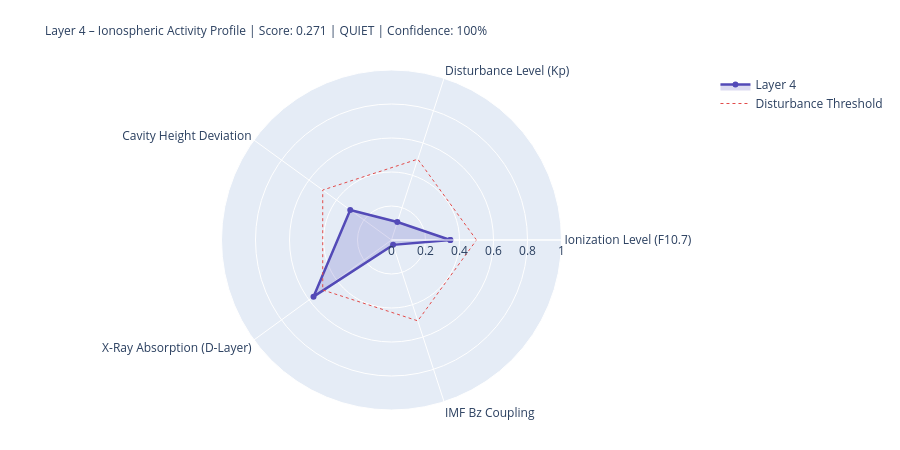

The notebook cell saved with this chart:
### Markdown cell above
---
## 4. State Assessment & Handoff to Layer 5

### Code cell
# ============================================================
# LAYER-4-SCORE
# ============================================================

COMPONENTS = {
    'Ionization Level (F10.7)':    {'score': ioniz,       'source': 'primary' if f107_now else 'from_layer0', 'dynamic': True},
    'Disturbance Level (Kp)':          {'score': disturb,     'source': 'primary' if kp_now   else 'from_layer0', 'dynamic': True},
    'Cavity Height Deviation':    {'score': h_dev,       'source': 'derived',                                'dynamic': True},
    'X-Ray Absorption (D-Layer)':{'score': xray_ioniz,  'source': 'primary' if xray_now else 'missing',     'dynamic': True},
    'IMF Bz Coupling':             {'score': bz_coupling, 'source': 'primary' if bz_now   else 'from_layer0', 'dynamic': True},
}

available    = {k: v['score'] for k, v in COMPONENTS.items() if v['score'] is not None}
unavailable  = [k for k, v in COMPONENTS.items() if v['score'] is None]
layer4_score = round(sum(available.values()) / len(available), 4) if available else None
confidence   = round(len(available) / len(COMPONENTS), 2)
level = ('unknown' if layer4_score is None
         else 'quiet'   if layer4_score < 0.3
         else 'moderate' if layer4_score < 0.6
         else 'active')
dominant_l4 = max(available, key=available.get) if available else 'none'

# Resonance delta for Schumann SR-1
sr1_ref = schumann_freq(1, 80.0)
sr1_now = schumann_freq(1, h_eff)
sr1_delta_mhz = (sr1_now - sr1_ref) * 1000

# Propagation conditions
prop_cond = ('disturbed'   if kp_val > 4
             else 'unsettled' if kp_val > 2
             else 'normal')
if xray_class in ['X', 'M']:
    prop_cond = 'Radio-Blackout moeglich'

W = 68
print('=' * W)
print('LAYER 4 – IONOSPHERE – STATE ASSESSMENT')
print('=' * W)
for name, comp in COMPONENTS.items():
    s = comp['score']
    if s is not None:
        bar = '█' * int(s * 20) + '░' * (20 - int(s * 20))
        print(f'  {name:<36} {bar}  {s:.3f}  [{comp["source"]}]')
    else:
        print(f'  {name:<36} {"─" * 20}  n/a   [missing]')
print('-' * W)
print(f'  Score:          {layer4_score:.3f}  ({len(available)}/{len(COMPONENTS)} components)')
print(f'  Confidence:     {confidence:.0%}')
print(f'  Level:          {level.upper()}')
print(f'  Dominant:       {dominant_l4}')
print(f'  Cavity height:  {h_eff:.1f} km  (Ref: 80.0 km)')
print(f'  SR-1:           {sr1_now:.3f} Hz  (Δ {sr1_delta_mhz:+.1f} mHz vs. ref)')
print(f'  Propagation:    {prop_cond}')
print(f'  X-Ray:          {xray_class}-class  ({xray_now:.2e} W/m²)' if xray_now else '  X-Ray:          n/a')
print('=' * W)

# Radar
cats   = list(available.keys())
vals_r = list(available.values())
if len(cats) >= 3:
    fig = go.Figure()
    fig.add_trace(go.Scatterpolar(
        r=vals_r + [vals_r[0]], theta=cats + [cats[0]],
        fill='toself', fillcolor='rgba(83,74,183,0.20)',
        line=dict(color='#534AB7', width=2.5), name='Layer 4'
    ))
    fig.add_trace(go.Scatterpolar(
        r=[0.5] * (len(cats)+1), theta=cats + [cats[0]],
        line=dict(color='#E24B4A', dash='dot', width=1),
        mode='lines', name='Disturbance Threshold'
    ))
    fig.update_layout(
        title=dict(
            text=f'Layer 4 – Ionospheric Activity Profile | Score: {layer4_score:.3f} | {level.upper()} | Confidence: {confidence:.0%}',
            font=dict(size=12)
        ),
        polar=dict(radialaxis=dict(visible=True, range=[0, 1])),
        height=450, showlegend=True,
        margin=dict(l=80, r=80, t=70, b=40)
    )
    fig.show()

### Figure 1 — Plotly figure (JSON) as saved in the notebook; plotly's stock layout.template omitted (floating-point values rounded to 4 significant figures)
{"data": [{"fill": "toself", "fillcolor": "rgba(83,74,183,0.20)", "line": {"color": "#534AB7", "width": 2.5}, "name": "Layer 4", "r": [0.346, 0.111, 0.3, 0.567, 0.03, 0.346], "theta": ["Ionization Level (F10.7)", "Disturbance Level (Kp)", "Cavity Height Deviation", "X-Ray Absorption (D-Layer)", "IMF Bz Coupling", "Ionization Level (F10.7)"], "type": "scatterpolar"}, {"line": {"color": "#E24B4A", "dash": "dot", "width": 1}, "mode": "lines", "name": "Disturbance Threshold", "r": [0.5, 0.5, 0.5, 0.5, 0.5, 0.5], "theta": ["Ionization Level (F10.7)", "Disturbance Level (Kp)", "Cavity Height Deviation", "X-Ray Absorption (D-Layer)", "IMF Bz Coupling", "Ionization Level (F10.7)"], "type": "scatterpolar"}], "layout": {"height": 450, "margin": {"b": 40, "l": 80, "r": 80, "t": 70}, "polar": {"radialaxis": {"range": [0, 1], "visible": true}}, "showlegend": true, "title": {"font": {"size": 12}, "text": "Layer 4 – Ionospheric Activity Profile | Score: 0.271 | QUIET | Confidence: 100%"}}}
